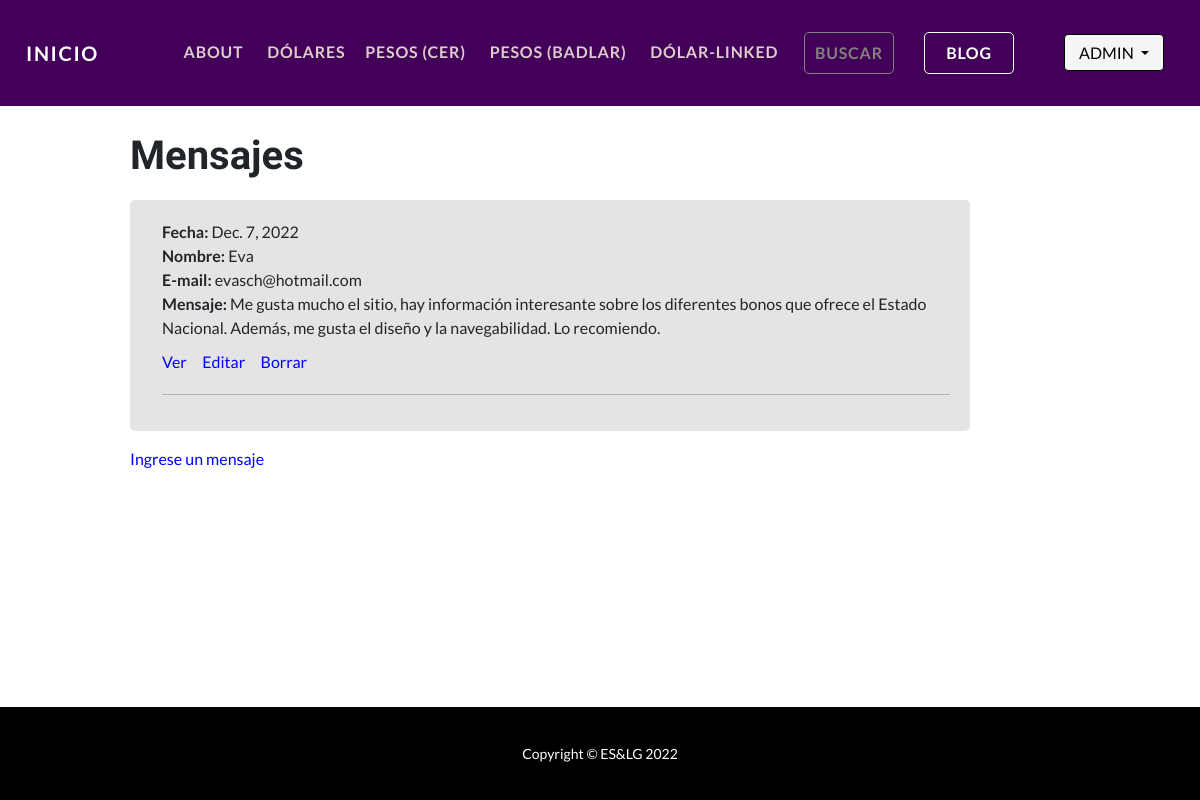
Page /AppBlog/mensajes/ (signed in) on the committed database.
### AppBlog/models.py (models this page shows, shortened)
class Mensaje(models.Model):
    fecha = models.DateField(default=date.today)
    nombre = models.CharField(max_length=30)
    email = models.EmailField()
    mensaje = models.CharField(max_length=500)

### AppBlog/views.py (the view)
# urls.py: path("mensajes/", mensajes, name="mensajes"),
@login_required
def mensajes(request):
    mensajes = Mensaje.objects.all()
    contexto = {"mensajes_encontrados": mensajes}
    return render(request, "AppBlog/mensajes.html", context=contexto)

### AppBlog/templates/AppBlog/mensajes.html
{% extends "AppBlog/base.html" %}
{% load static %}
{% block contenido %}
<header class="masthead-dolar">
    <div class="container" style="margin-top: 11%; padding-left: 100px; padding-right: 200px;">
        <h2 style="font-weight: bold; font-size: 40px">Mensajes</h2>
        {% if mensajes_encontrados %}
        <ul style="background-color: rgb(229, 227, 227); border-radius: 5px;margin-top: 20px; padding-top: 20px; padding-bottom: 20px; padding-right: 20px;">
            {% for mensajes in mensajes_encontrados %}
            <li style="list-style-type: none;"><strong>Fecha:</strong> {{mensajes.fecha}}</li>
            <li style="list-style-type: none;"><strong>Nombre:</strong> {{mensajes.nombre}}</li>
            <li style="list-style-type: none;"><strong>E-mail:</strong> {{mensajes.email}}</li>
            <li style="list-style-type: none;"><strong>Mensaje:</strong> {{mensajes.mensaje}}</li>
            <div style="margin: 10px 0 20px 0;">
                <a href="{% url 'MensajeDetail' mensajes.id %}"
                    style="text-decoration: none; color:blue">Ver&nbsp&nbsp&nbsp&nbsp</a>
                <a href="{% url 'MensajeUpdate' mensajes.id %}"
                    style="text-decoration: none; color:blue">Editar&nbsp&nbsp&nbsp&nbsp</a>
                <a href="{% url 'MensajeDelete' mensajes.id %}" style="text-decoration: none; color:blue">Borrar</a>
            </div>
            <hr>
            {% endfor %}
        </ul>
        {% else %}
        <p>No se encontraron mensajes cargados en la base de datos.</p>
        {% endif %}
        <p><a href="{% url 'form_mensajes' %}" style="text-decoration: none; color:blue; margin-top: 10px;"> Ingrese un
                mensaje</a>
        </p>
    </div>
</header>
{% endblock %}

### AppBlog/templates/AppBlog/base.html (shortened to what this page needs)
<!DOCTYPE html>
<html lang="en">
<head>
    {% load static %}
    <link href="{% static 'AppBonos/css/styles.css' %}" rel="stylesheet" />
</head>
<body id="page-top">
    <nav class="navbar navbar-expand-lg navbar-dark navbar-custom fixed-top">
        <div class="container px-5">
            <a class="navbar-brand" href="{% url 'inicio' %}" style="margin-left: -20px;">Inicio</a>
            <div class="collapse navbar-collapse" id="navbarResponsive">
                <ul class="navbar-nav ms-auto">
                    {% if user.is_authenticated %}
                    <li class="nav-item"><a class="nav-link" href="{% url 'about' %}"
                            style="color: rgb(220, 204, 204);">About&nbsp&nbsp</a></li>
                    <li class="nav-item"><a class="nav-link" href="{% url 'dolares' %}"
                            style="color: rgb(220, 204, 204)">Dólares&nbsp</a></li>
                    <li class="nav-item"><a class="nav-link" href="{% url 'pesos' %}"
                            style="color: rgb(220, 204, 204)">Pesos (CER)&nbsp&nbsp</a></li>
                    <li class="nav-item"><a class="nav-link" href="{% url 'pesosbd' %}"
                            style="color: rgb(220, 204, 204)">Pesos (BADLAR)&nbsp&nbsp</a></li>
                    <li class="nav-item"><a class="nav-link" href="{% url 'pesosdl' %}"
                            style="color: rgb(220, 204, 204)">Dólar-Linked&nbsp&nbsp</a></li>
                    <li class="nav-item" style="margin-right: 10px; margin-left: 10px;"><a class="nav-link"
                            href="{% url 'busqueda' %}"
                            style="width: 90px; text-align: center; color: rgb(132, 128, 128); border-style:solid; border-radius: 5px; border-width: 1.5px;">Buscar</a>
                    </li>
                    <li class="nav-item" style="margin-right: 30px; margin-left: 20px;"><a class="nav-link"
                            href="{% url 'blog' %}"
                            style="width: 90px; text-align: center; color: white; background-color: none; border-color: white;border-style:solid; border-radius: 5px; border-width: 1.5px;">Blog</a>
                    </li>
                    <li class="nav-item log1"><a><img class="rounded-circle" src='{{ user.avatar.imagen.url }}'
                                style="max-width: 2em; max-height: 2.5em; margin-right: 10px; margin-top:2px;"></img></a>
                    </li>
                    <li class="nav-item log2">
                        <div class="dropdown" style="width: 100px;">
                            <button class="btn-login btn-primary dropdown-toggle"
                                style="width: 100px; height: 37px; margin-left: 10px; margin-top: -1px;" type="button"
                                data-toggle="dropdown">{{user.username.upper}}
                                </button>
                        </div>
                    </li>
                    {% else %}
                    <li class="nav-item"><a class="nav-link" href="{% url 'login' %}">Log In</a>
                    </li>
                    <li class="nav-item"><a class="nav-link" style="margin-right: 0;"
                            href="{% url 'registro' %}">│&nbsp&nbsp&nbsp&nbsp Sign
                            Up</a></li>
                    {% endif %}
                </ul>
            </div>
        </div>
    </nav>
    {% block contenido %}{% endblock %}
    <footer class="bg-black">
        <div class="container px-5">
            <p class="m-0 text-center text-white small">Copyright &copy; ES&LG 2022</p>
        </div>
    </footer>
</body>
</html>

### rows in the picture
Mensaje: fecha "Dec. 7, 2022", nombre "Eva", email "evasch@hotmail.com", mensaje "Me gusta mucho el sitio, hay información interesante sobre los diferentes bonos que ofrece el Estado Nacional. Además, me gusta el diseño y la navegabilidad. Lo recomiendo."

### other values in the picture
{{ user.username.upper }} "ADMIN"
